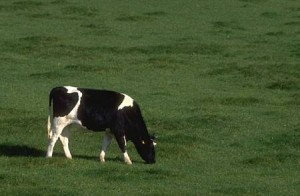
%> input picture lab_05__Image_Segmentation/src/cow.jpg, 300 x 196 px
$ octave --eval "exercise5;"   (GNU Octave 9; MATLAB toolbox functions it lacks are replaced by stand-ins)
%> lines starting %> are read from the running program, lines starting %| are printed output that depends on the picture
### lab_05__Image_Segmentation/src/meanshiftSeg.m
function [map, peak] = meanshiftSeg(img,r)

X = reshape(img,[],3);
[L, ~] = size(X);
[x, y, ~] = size(img);

map = zeros([L, 1]);

peak = find_peak(X, X(1,:), r);
map(1) = 1;

for i=2:L
    peak_i = find_peak(X, X(i,:), r);
    curr_peak_mat = repmat(peak_i, size(peak,1), 1);
    distances = sqrt( sum( (peak - curr_peak_mat).^2, 2) );
    idx = find(distances < (r/2));
    if isempty(idx) % no close peaks found
        peak = [peak;peak_i];
        map(i) = size(peak,1);
    else % close peaks found
        map(i) = idx(1);
    end
end

map = reshape(map,[x,y]);

end

### lab_05__Image_Segmentation/src/find_peak.m
function peak = find_peak(X, xl, r)

L = size(X,1);
shift = Inf;
peak = xl;
t = 1;

while shift > t
    distances = sqrt( sum( (X - repmat(peak, [L, 1])).^2, 2 ) );
    nearest_pixels = X(distances<r,:);
    new_peak = mean(nearest_pixels,1);
    shift = norm(new_peak-peak);
    peak = new_peak;
end

end

### lab_05__Image_Segmentation/src/exercise5.m
function exercise5()

% load image
img = imread('cow.jpg');
%> img is the input picture: size 196x300x3 uint8; mean R, G, B 68, 84.9, 47.4
% for faster debugging you might want to decrease the size of your image
% (use imresize)
% (especially for the mean-shift part!)

figure, imshow(img), title('original image')

% smooth image (6.1a)
% (replace the following line with your code for the smoothing of the image)
imgSmoothed = imgaussfilt(img,5,'FilterSize',5);
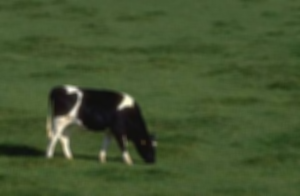
%> imgSmoothed: size 196x300x3 uint8; mean R, G, B 68, 84.9, 47.4; mean of the top-left, top-right, bottom-left and bottom-right quarters 69.9, 68.5, 63.2, 65.3
figure, imshow(imgSmoothed), title('smoothed image')

% convert to L*a*b* image (6.1b)
% (replace the folliwing line with your code to convert the image to lab
% space
imglab = rgb2lab(imgSmoothed);
%> imglab: size 196x300x3 double; mean of channels 1, 2, 3 33.6, -13.9, 19.6
figure, imshow(imglab(:,:,3),[]), title('l*a*b* channel 3')
%> after `imshow(imglab(:,:,3),[])`:
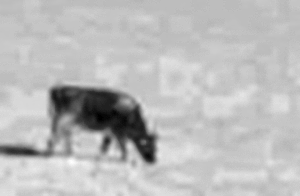
%> displayed picture: size 196x300, on the screen's scale of 0 to 255; min 0, max 255, mean 187

% (6.2)
r = 3;
[mapMS, peak] = meanshiftSeg(imglab,r);
%> in find_peak, `peak = xl;`: peak = [35.03 -14.52 19.8]
%> the loop in find_peak, `while shift > t` made 2 passes
%> (shift, peak) on passes 1 to 2: (1.14, [35.49 -15.18 20.61]), (0.377, [35.76 -15.29 20.84])
%> in meanshiftSeg, `peak = find_peak(X, X(1,:), r);`: peak = [35.76 -15.29 20.84]
visualizeSegmentationResults(mapMS,peak);

% (6.3)
K = 2;
[mapEM, cluster] = EM(imglab,K);
visualizeSegmentationResults(mapEM,cluster);

end
%> (the run ends here)
